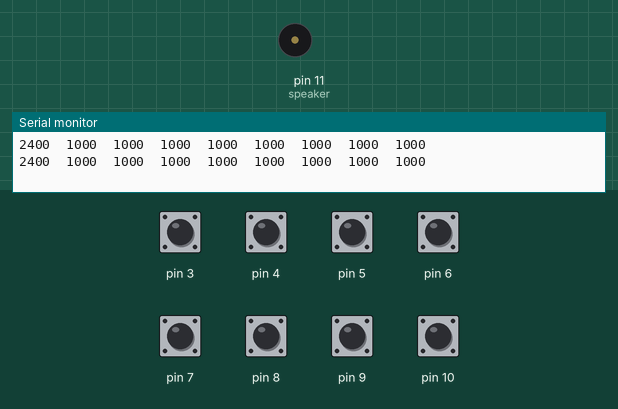
Recording of a sketch running on a simulated Arduino Uno, built with avr-gcc and run on an emulated ATmega328P. Shown: buzzer (waves = sounding), the last lines printed to the serial monitor. The inputs (shaded band) are chosen by the test bench; at power-on: pin 3–10 HIGH.

Above: at 5.9 s.
6.0 s: pin 3 pulled LOW for 2.8 s
At 10.5 s:
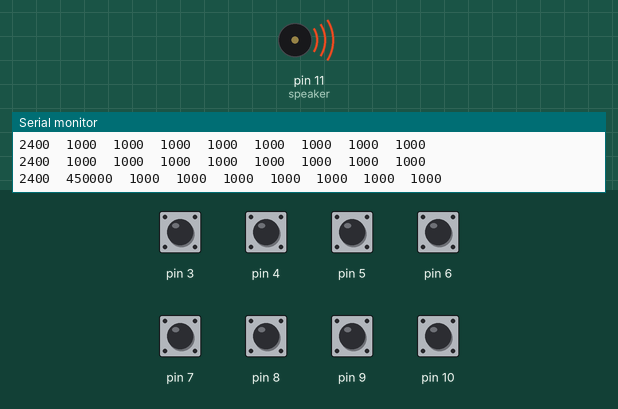
13.5 s: pin 4 pulled LOW for 2.8 s
At 19.6 s:
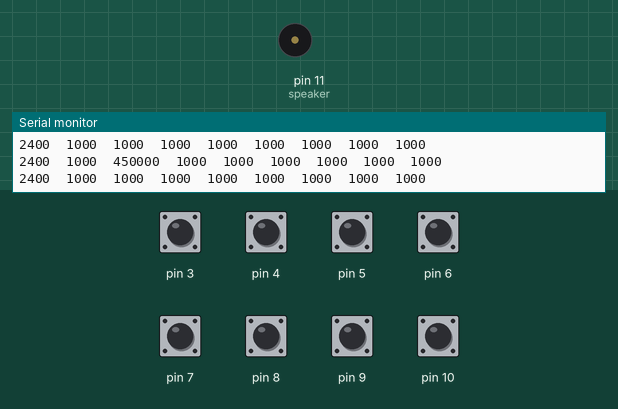
20.7 s: pin 5 pulled LOW for 2.8 s
At 25.3 s:
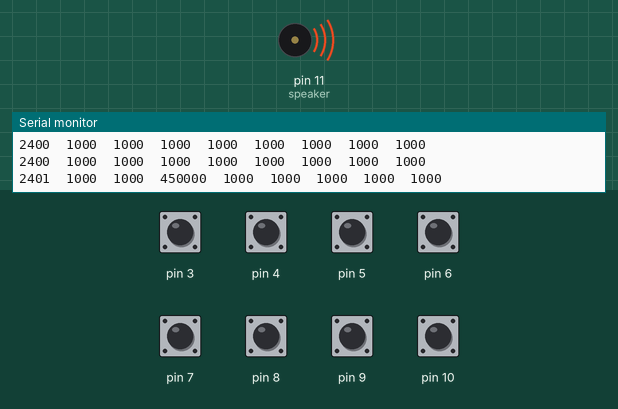
28.0 s: pin 6 pulled LOW for 2.8 s
At 34.4 s:
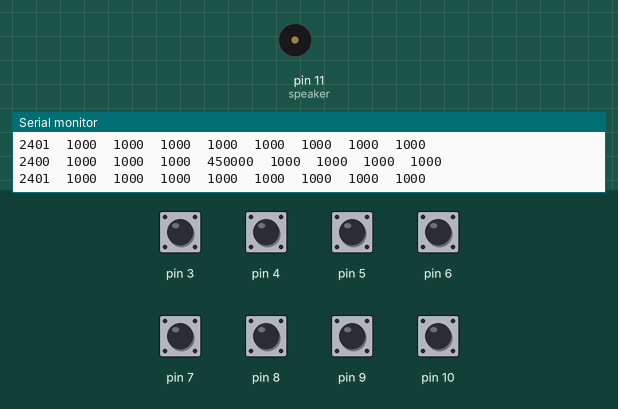
35.2 s: pin 7 pulled LOW for 2.8 s
At 36.7 s:
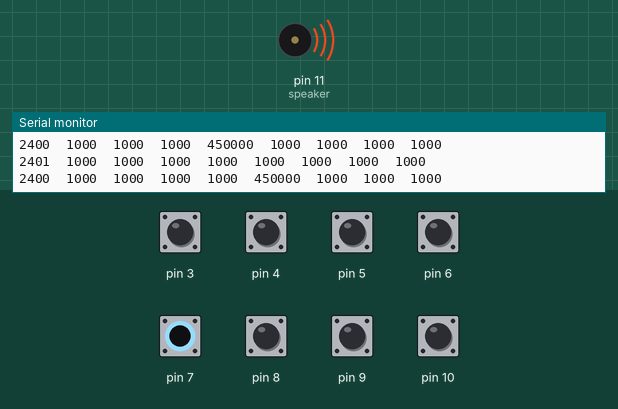
42.4 s: pin 8 pulled LOW for 2.8 s
At 47.0 s:
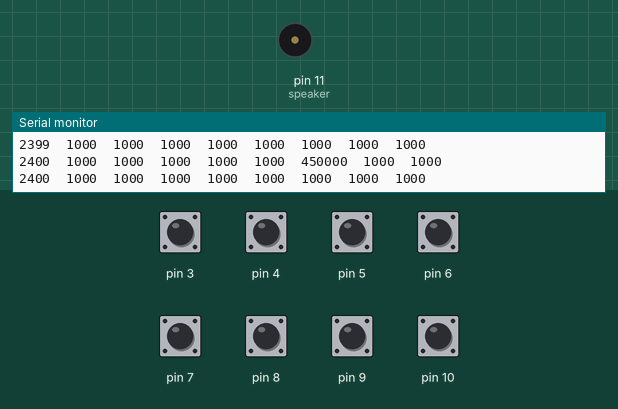
Timing chart, 0 to 48.3 s (numbered marks = the images above; inputs shaded):
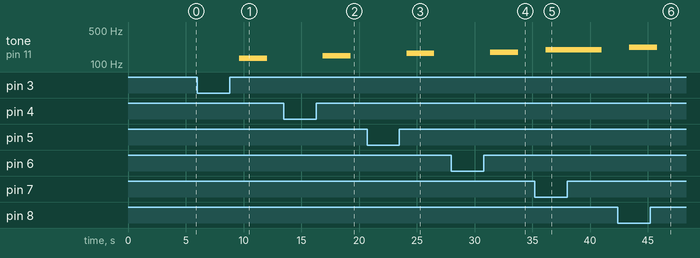

Measured:
- after the input at 6.0 s, tone on pin 11 (speaker): silent → 131 Hz after 3.6 s, → silent 2.4 s later
- after the input at 13.5 s, tone on pin 11 (speaker): silent → 147 Hz after 3.4 s, → silent 2.4 s later
- after the input at 20.7 s, tone on pin 11 (speaker): silent → 165 Hz after 3.4 s, → silent 2.4 s later
- after the input at 28.0 s, tone on pin 11 (speaker): silent → 175 Hz after 3.3 s, → silent 2.4 s later
- after the input at 35.2 s, tone on pin 11 (speaker): silent → 196 Hz after 0.97 s, → silent 4.8 s later
- after the input at 42.4 s, tone on pin 11 (speaker): silent → 220 Hz after 1.0 s, → silent 2.4 s later

The sketch:

paper_piano.ino
```cpp
//Electronics Club IITG

// Import the CapacitiveSensor Library.
#include <CapacitiveSensor.h>

#define speaker 11

// Set the Send Pin & Receive Pin.
CapacitiveSensor   cs_2_3 = CapacitiveSensor(2,3);
CapacitiveSensor   cs_2_4 = CapacitiveSensor(2,4);
CapacitiveSensor   cs_2_5 = CapacitiveSensor(2,5);
CapacitiveSensor   cs_2_6 = CapacitiveSensor(2,6);
CapacitiveSensor   cs_2_7 = CapacitiveSensor(2,7);
CapacitiveSensor   cs_2_8 = CapacitiveSensor(2,8);
CapacitiveSensor   cs_2_9 = CapacitiveSensor(2,9);
CapacitiveSensor   cs_2_10 = CapacitiveSensor(2,10);

void setup()
{
  cs_2_6.set_CS_AutocaL_Millis(0xFFFFFFFF);     // turn off re calibration
  // Start serial
  Serial.begin(9600);
}


void loop() {
   // Set a timer.
  long start = millis();

  // Set the sensitivity of the sensors.
  long key1 =  cs_2_3.capacitiveSensor(3000);
  long key2 =  cs_2_4.capacitiveSensor(3000);
  long key3 =  cs_2_5.capacitiveSensor(3000);
  long key4 =  cs_2_6.capacitiveSensor(3000);
  long key5 =  cs_2_7.capacitiveSensor(3000);
  long key6 =  cs_2_8.capacitiveSensor(3000);
  long key7 =  cs_2_9.capacitiveSensor(3000);
  long key8 =  cs_2_10.capacitiveSensor(3000);
  int thres = 5000;

  Serial.print(millis() - start);        // check on performance in milliseconds
  Serial.print("\t");                    // tab character for debug windown spacing
  // Print outputs
  Serial.print(key1);
  Serial.print("\t");
  Serial.print(key2);
  Serial.print("\t");
  Serial.print(key3);
  Serial.print("\t");
  Serial.print(key4);
  Serial.print("\t");
  Serial.print(key5);
  Serial.print("\t");
  Serial.print(key6);
  Serial.print("\t");
  Serial.print(key7);
  Serial.print("\t");
  Serial.println(key8);

  // Produce tone on touching the capacitive sensor
  // Set the threshold for each key
  // visit https://www.arduino.cc/en/Tutorial/toneMelody for frequency settings
  if (key1 > thres) tone(speaker,131);
  if (key2 > thres) tone(speaker,147);
  if (key3 > thres) tone(speaker,165);
  if (key4 > thres) tone(speaker,175);
  if (key5 > thres) tone(speaker,196);
  if (key6 > thres) tone(speaker,220);
  if (key7 > thres) tone(speaker,247);
  if (key8 > thres) tone(speaker,262);

  // When none of them is touched no tone is produced.
  if (key1<=thres  &  key2<=thres  &  key3<=thres & key4<=thres  &  key5<=thres &  key6<=thres &  key7<=thres &  key8<=thres)
    noTone(speaker);
  delay(10); // arbitrary delay to limit data to serial port

}
```
